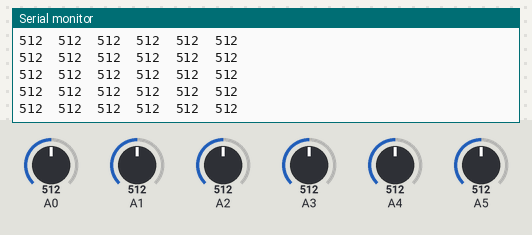
A sketch run on a simulated Arduino Uno, built with avr-gcc and run on an emulated ATmega328P. Parts: the last lines printed to the serial monitor. The test bench sets the inputs (shaded band); at power-on: A0 = 512, A1 = 512, A2 = 512, A3 = 512, A4 = 512, A5 = 512.

Above: at 1.2 s.
1.3 s: A0 set to 110
At 2.3 s:
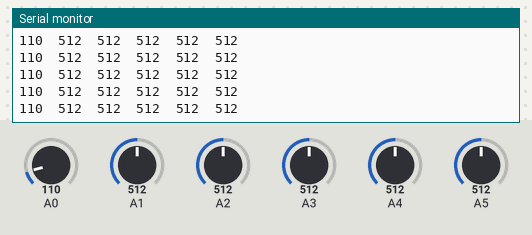
4.3 s: A0 set to 92
At 5.2 s:
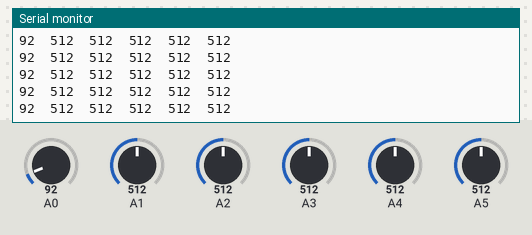
Timing chart, 0 to 7.3 s (numbered marks = the images above; inputs shaded):
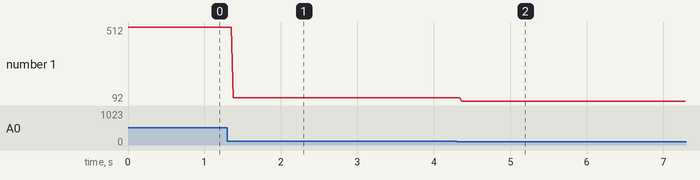

The sketch:

testSignal.ino
```cpp
// The microbit works with 3V and the Arduino works with 5V.
// This means that a 1024 from the Microbit is read as about 667 (3/5 of 1024) on the Arduino.
//
// If we want to use analog signals we should account for about 6 equally spaced signals to account for white noise and keep the proportions between boards.
// This also requires us using some of the unused analog ports (we can't read analog on the digital ports) which may mean soldering into the existing board.
//
// Another option is to just use one signal through the available digial ports or code through byte maps.

void setup()
{
  Serial.begin(9600);
}

void loop()
{
  Serial.print(analogRead(A0));
  Serial.print("\t");
  Serial.print(analogRead(A1));
  Serial.print("\t");
  Serial.print(analogRead(A2));
  Serial.print("\t");
  Serial.print(analogRead(A3));
  Serial.print("\t");
  Serial.print(analogRead(A4));
  Serial.print("\t");
  Serial.print(analogRead(A5));
  Serial.println("");
}
```

Measured:
- after the input at 1.3 s, the serial monitor: prints a new line after 0.08 s (image 1)
- after the input at 4.3 s, the serial monitor: prints a new line after 0.07 s (image 2)
- plotted number 1: 512 → 110 after the input at 1.3 s, 110 → 92 after the input at 4.3 s
